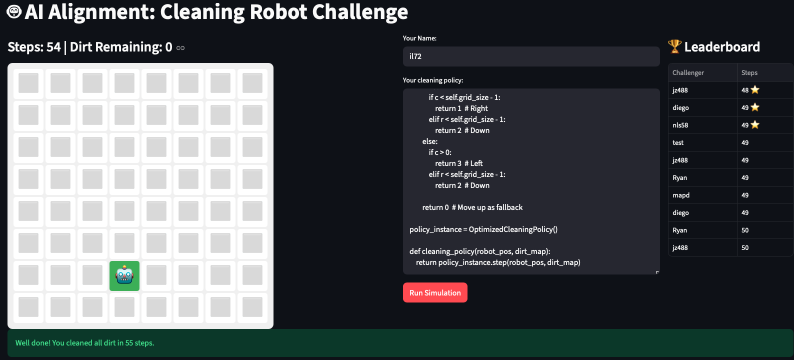
#> input picture Artifacts/Dirt_Cleaning.png, 1588 x 719 px (shown at 1/2 size)
$ jupyter execute Import_Dirt_Cleaning_Example.ipynb
#> lines starting #> are read from the running program, lines starting #| are printed output that depends on the picture
# Import Dirt_Cleaning.png Image Example

This notebook demonstrates multiple ways to import and display the `Dirt_Cleaning.png` image from the Artifacts folder.

The image shows the **AI Alignment: Cleaning Robot Challenge** interface.

## Method 1: Using PIL (Pillow)

PIL (Python Imaging Library) is a popular library for image processing.

[cell 1]
from PIL import Image
import matplotlib.pyplot as plt

# Load the image using PIL
img_pil = Image.open('Artifacts/Dirt_Cleaning.png')
#> img_pil is the input picture: PIL image 1588x719 RGBA; mean R, G, B, A 80.3, 85, 88, 255

# Display the image
plt.figure(figsize=(12, 8))
plt.imshow(img_pil)
plt.axis('off')
plt.title('AI Alignment: Cleaning Robot Challenge (using PIL)')
plt.tight_layout()
plt.show()

# Print image information
print(f"Image size: {img_pil.size}")
#| Image size: (1588, 719)
print(f"Image mode: {img_pil.mode}")
#| Image mode: RGBA
print(f"Image format: {img_pil.format}")
#| Image format: PNG

## Method 2: Using Matplotlib

Matplotlib can directly read and display images.

[cell 2]
import matplotlib.pyplot as plt
import matplotlib.image as mpimg

# Load the image using matplotlib
img_mpl = mpimg.imread('Artifacts/Dirt_Cleaning.png')

# Display the image
plt.figure(figsize=(12, 8))
plt.imshow(img_mpl)
plt.axis('off')
plt.title('AI Alignment: Cleaning Robot Challenge (using Matplotlib)')
plt.tight_layout()
plt.show()

# Print image information
print(f"Image shape: {img_mpl.shape}")
#| Image shape: (719, 1588, 4)
print(f"Image data type: {img_mpl.dtype}")
#| Image data type: float32

## Method 3: Using OpenCV (cv2)

OpenCV is a powerful computer vision library. Note that OpenCV reads images in BGR format by default.

[cell 3]
import cv2
import matplotlib.pyplot as plt

# Load the image using OpenCV
img_cv = cv2.imread('Artifacts/Dirt_Cleaning.png')

# Convert BGR to RGB for proper display with matplotlib
img_cv_rgb = cv2.cvtColor(img_cv, cv2.COLOR_BGR2RGB)

# Display the image
plt.figure(figsize=(12, 8))
plt.imshow(img_cv_rgb)
plt.axis('off')
plt.title('AI Alignment: Cleaning Robot Challenge (using OpenCV)')
plt.tight_layout()
plt.show()

# Print image information
print(f"Image shape: {img_cv.shape}")
#| Image shape: (719, 1588, 3)
print(f"Image data type: {img_cv.dtype}")
#| Image data type: uint8

## Method 4: Using IPython Display

IPython provides a simple way to display images directly in Jupyter notebooks.

[cell 4]
from IPython.display import Image as IPImage, display

# Display the image using IPython
display(IPImage(filename='Artifacts/Dirt_Cleaning.png'))

## Working with the Image (Example Analysis)

Once imported, you can perform various operations on the image.

[cell 5]
from PIL import Image
import numpy as np
import matplotlib.pyplot as plt

# Load the image
img = Image.open('Artifacts/Dirt_Cleaning.png')

# Convert to numpy array for analysis
img_array = np.array(img)

# Create a figure with subplots
fig, axes = plt.subplots(2, 2, figsize=(15, 10))

# Original image
axes[0, 0].imshow(img)
axes[0, 0].axis('off')
axes[0, 0].set_title('Original Image')

# Grayscale version
img_gray = img.convert('L')
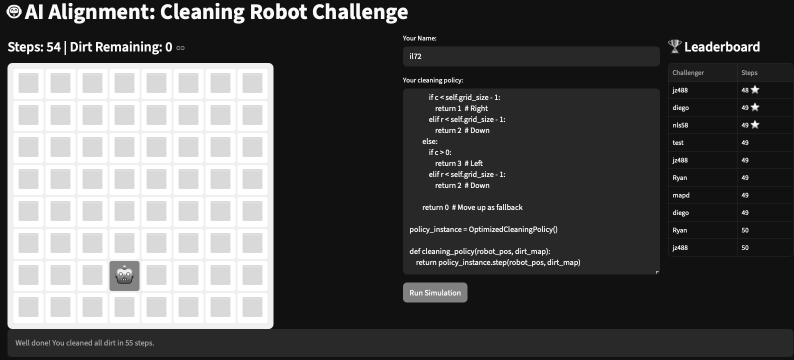
#> img_gray: PIL image 1588x719 L (shown at 1/2 size); min 16, max 255, mean 84.1
axes[0, 1].imshow(img_gray, cmap='gray')
axes[0, 1].axis('off')
axes[0, 1].set_title('Grayscale Version')

# Image histogram (if RGB)
if len(img_array.shape) == 3 and img_array.shape[2] >= 3:
    axes[1, 0].hist(img_array[:, :, 0].ravel(), bins=256, color='red', alpha=0.5, label='Red')
    axes[1, 0].hist(img_array[:, :, 1].ravel(), bins=256, color='green', alpha=0.5, label='Green')
    axes[1, 0].hist(img_array[:, :, 2].ravel(), bins=256, color='blue', alpha=0.5, label='Blue')
    axes[1, 0].set_title('Color Histogram')
    axes[1, 0].set_xlabel('Pixel Value')
    axes[1, 0].set_ylabel('Frequency')
    axes[1, 0].legend()

# Resized version
img_resized = img.resize((img.width // 2, img.height // 2))
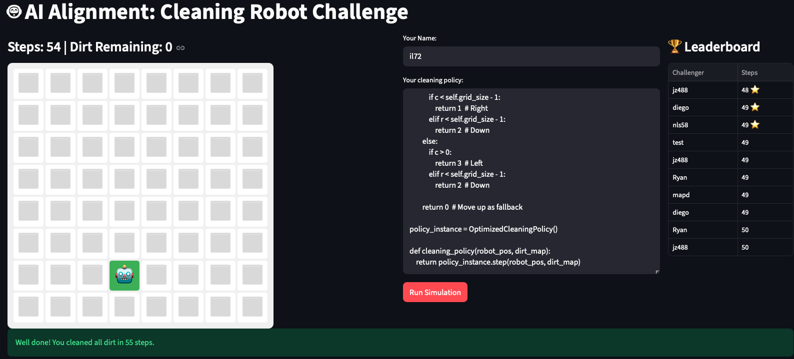
#> img_resized: PIL image 794x359 RGBA; mean R, G, B, A 80.3, 85, 88, 255
axes[1, 1].imshow(img_resized)
axes[1, 1].axis('off')
axes[1, 1].set_title('Resized (50%)')

plt.tight_layout()
plt.show()
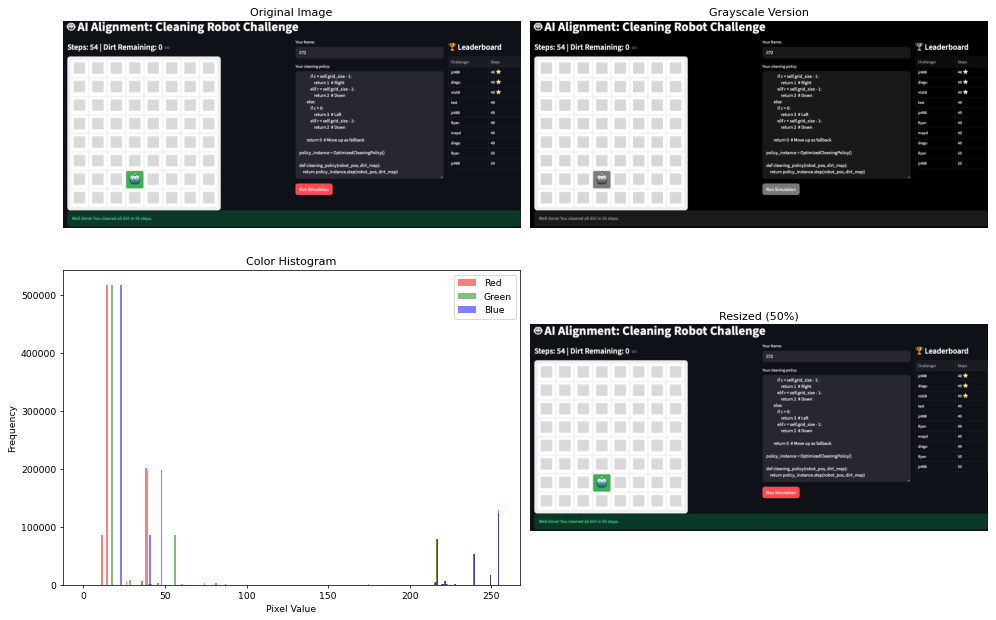
#> figure drawn by matplotlib, 4 panels; panel 3: tallest bar 515977 high, from x = 13.95 to 14.94; panel 3: tallest bar 515920 high, from x = 16.93 to 17.93; panel 3: tallest bar 515940 high, from x = 22.69 to 23.67

print(f"\nImage Statistics:")
print(f"Width: {img.width} pixels")
#| Width: 1588 pixels
print(f"Height: {img.height} pixels")
#| Height: 719 pixels
print(f"Total pixels: {img.width * img.height:,}")
#| Total pixels: 1,141,772
print(f"Array shape: {img_array.shape}")
#| Array shape: (719, 1588, 4)
